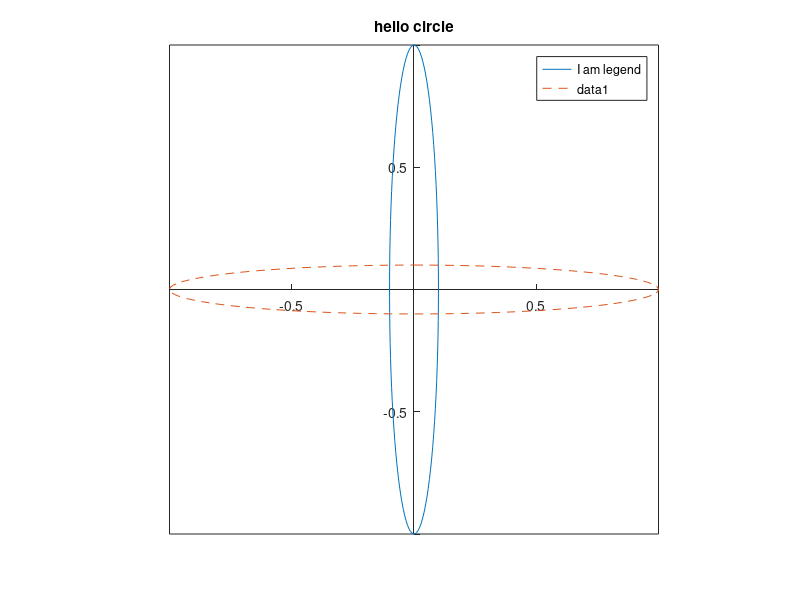

Write MATLAB code to recreate this figure.
t = linspace(0,2*pi);
x = 0.1*cos(t);
y = sin(t);
plot(x,y)
daspect([1 1 1])
title("hello circle");
legend("I am legend");
hold on
plot(y,x,'--')
set(gca,'XAxisLocation', 'origin', 'YAxisLocation', 'origin');
